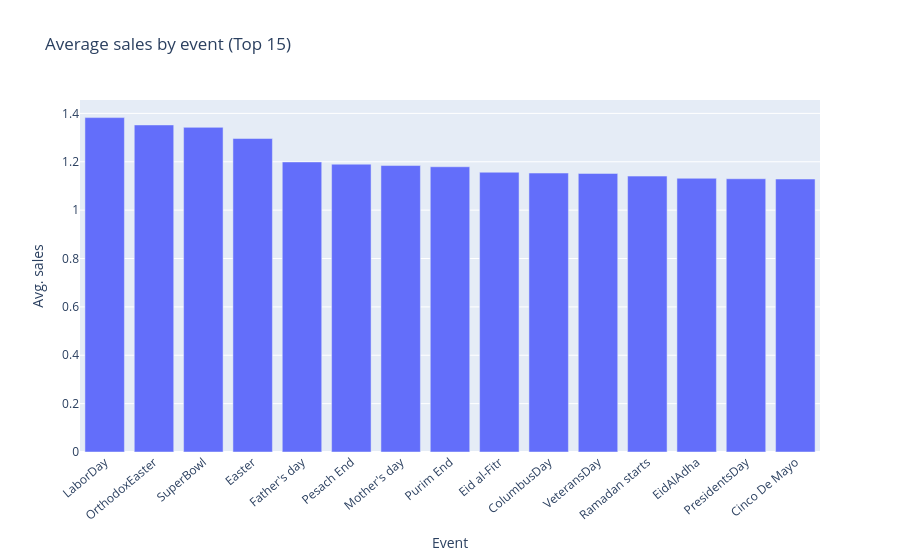

This figure's notebook cell:
### Code cell
# Top 15 events by average sales impact
event_avg = (
    long[long["has_event"]]
    .groupby("event_name_1")["sales"]
    .mean()
    .sort_values(ascending=False)
    .head(15)
    .reset_index()
)

fig = px.bar(
    event_avg,
    x="event_name_1",
    y="sales",
    title="Average sales by event (Top 15)",
    labels={"sales": "Avg. sales", "event_name_1": "Event"},
)
fig.update_layout(xaxis_tickangle=-40)
fig.show()

### Figure 1 — Plotly figure (JSON) as saved in the notebook; plotly's stock layout.template omitted (floating-point values rounded to 4 significant figures)
{"data": [{"hovertemplate": "Event=%{x}<br>Avg. sales=%{y}<extra></extra>", "legendgroup": "", "marker": {"color": "#636efa", "pattern": {"shape": ""}}, "name": "", "orientation": "v", "showlegend": false, "textposition": "auto", "type": "bar", "x": ["LaborDay", "OrthodoxEaster", "SuperBowl", "Easter", "Father's day", "Pesach End", "Mother's day", "Purim End", "Eid al-Fitr", "ColumbusDay", "VeteransDay", "Ramadan starts", "EidAlAdha", "PresidentsDay", "Cinco De Mayo"], "xaxis": "x", "y": [1.383, 1.352, 1.342, 1.296, 1.199, 1.19, 1.184, 1.179, 1.157, 1.153, 1.152, 1.141, 1.132, 1.13, 1.129], "yaxis": "y"}], "layout": {"barmode": "relative", "legend": {"tracegroupgap": 0}, "title": {"text": "Average sales by event (Top 15)"}, "xaxis": {"anchor": "y", "domain": [0, 1], "tickangle": -40, "title": {"text": "Event"}}, "yaxis": {"anchor": "x", "domain": [0, 1], "title": {"text": "Avg. sales"}}}}
